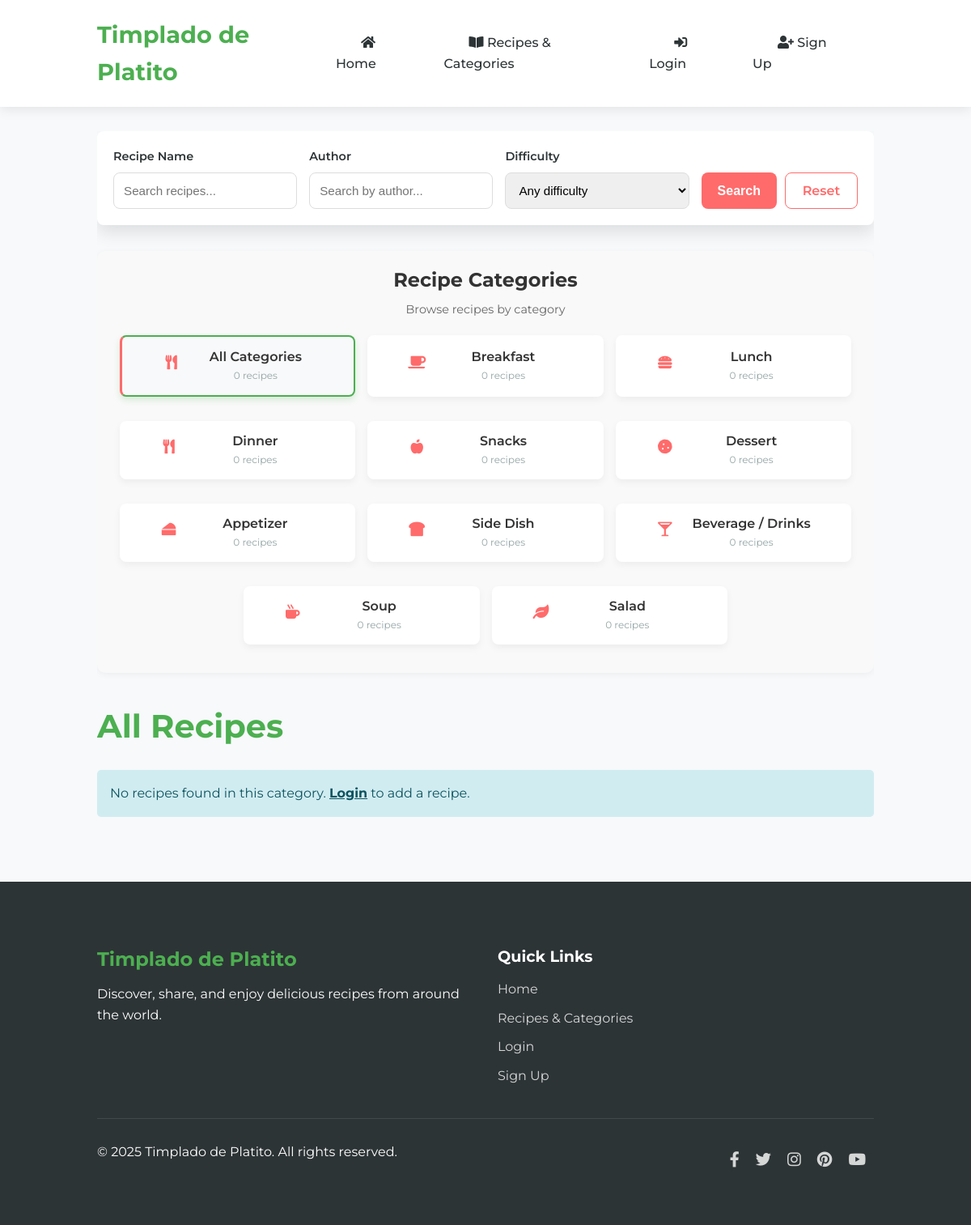
Screenshot of /pages/recipes-categories.php with the database file from the repository.
### tables this page shows
CREATE TABLE IF NOT EXISTS `categories` (
  `id` int(11) NOT NULL AUTO_INCREMENT,
  `name` varchar(255) NOT NULL,
  `created_at` timestamp NOT NULL DEFAULT CURRENT_TIMESTAMP,
  PRIMARY KEY (`id`),
  UNIQUE KEY `name` (`name`)
);

### classes/Category.php (called while the page is built, shortened)
<?php
class Category {
    private $db;
    public function __construct($database) {
        $this->db = $database;
    }
    public function getCategories() {
        $stmt = $this->db->query("SELECT * FROM categories");
        return $stmt->fetchAll(PDO::FETCH_ASSOC);
    }
    public function getAllCategories() {
        return $this->getCategories();
    }
}

### pages/recipes-categories.php (the view, shortened to what this page needs)
<?php
include '../includes/header.php';
include '../classes/Category.php';
$database = new Database();
$db = $database->getConnection();
$categoryObj = new Category($db);
$categories = $categoryObj->getAllCategories();
$selectedCategoryId = isset($_GET['category']) ? intval($_GET['category']) : null;
$searchTitle = isset($_GET['title']) ? trim($_GET['title']) : '';
$searchAuthor = isset($_GET['author']) ? trim($_GET['author']) : '';
$query = "SELECT r.*, u.username as author, c.name as category_name
          FROM recipes r
          LEFT JOIN users u ON r.user_id = u.id
          LEFT JOIN categories c ON r.category_id = c.id";
$query .= " ORDER BY r.created_at DESC";
$recipesPerPage = 8;
$currentPage = isset($_GET['page']) ? (int)$_GET['page'] : 1;
$offset = ($currentPage - 1) * $recipesPerPage;
$query .= " LIMIT $recipesPerPage OFFSET $offset";
$stmt = $db->prepare($query);
$stmt->execute();
$recipes = $stmt->fetchAll(PDO::FETCH_ASSOC);
function getCategoryIcon($categoryName) {
    $icons = [
        'Breakfast' => 'fa-coffee',
        'Lunch' => 'fa-hamburger',
        'Dinner' => 'fa-utensils',
        'Snacks' => 'fa-apple-alt',
        'Dessert' => 'fa-cookie',
        'Appetizer' => 'fa-cheese',
        'Side Dish' => 'fa-bread-slice',
        'Beverage / Drinks' => 'fa-glass-martini-alt',
        'Soup' => 'fa-mug-hot',
        'Salad' => 'fa-leaf'
    ];
    return isset($icons[$categoryName]) ? $icons[$categoryName] : 'fa-utensils';
}
function getRecipeCount($db, $categoryId) {
    $stmt = $db->prepare("SELECT COUNT(*) as count FROM recipes WHERE category_id = :category_id");
    $stmt->execute(['category_id' => $categoryId]);
    $result = $stmt->fetch(PDO::FETCH_ASSOC);
    return $result['count'] ?? 0;
}
function getTotalRecipeCount($db) {
    $stmt = $db->prepare("SELECT COUNT(*) as count FROM recipes");
    $stmt->execute();
    $result = $stmt->fetch(PDO::FETCH_ASSOC);
    return $result['count'] ?? 0;
}
?>
<div class="container">
    <div class="search-container">
        <form action="<?php echo $rootPath; ?>pages/recipes-categories.php" method="GET" class="search-form">
            <div class="search-row">
                <div class="search-field">
                    <label for="title">Recipe Name</label>
                    <input type="text" id="title" name="title" placeholder="Search recipes..." value="<?php echo htmlspecialchars($searchTitle ?? ''); ?>">
                </div>
                <div class="search-field">
                    <label for="author">Author</label>
                    <input type="text" id="author" name="author" placeholder="Search by author..." value="<?php echo htmlspecialchars($searchAuthor ?? ''); ?>">
                </div>
                <div class="search-field">
                    <label for="difficulty">Difficulty</label>
                    <select id="difficulty" name="difficulty">
                        <option value="">Any difficulty</option>
                    </select>
                </div>
                <div class="search-buttons">
                    <button type="submit" class="btn search-btn">Search</button>
                    <a href="<?php echo $rootPath; ?>pages/recipes-categories.php<?php echo $selectedCategoryId ? '?category=' . $selectedCategoryId : ''; ?>" class="btn reset-btn">Reset</a>
                </div>
            </div>
        </form>
    </div>
    <div class="categories-container">
        <div class="category-section full-width">
            <div class="section-header">
                <h2 class="section-title">Recipe Categories</h2>
                <p class="subtitle">Browse recipes by category</p>
            </div>
            <?php if ($categories): ?>                <div class="categories-grid">
                    <div class="category-card <?php echo $selectedCategoryId ? '' : 'active'; ?>">
                        <a href="<?php echo $rootPath; ?>pages/recipes-categories.php">
                            <div class="category-icon">
                                <i class="fas fa-utensils"></i>
                            </div>
                            <div class="category-text">
                                <h3>All Categories</h3>
                                <span class="recipe-count"><?php echo getTotalRecipeCount($db); ?> recipes</span>
                            </div>
                        </a>
                    </div>
                    <?php foreach ($categories as $cat): ?>
                        <div class="category-card <?php echo ($selectedCategoryId == $cat['id']) ? 'active' : ''; ?>">
                            <a href="<?php echo $rootPath; ?>pages/recipes-categories.php?category=<?php echo $cat['id']; ?>">
                                <div class="category-icon">
                                    <i class="fas <?php echo getCategoryIcon($cat['name']); ?>"></i>
                                </div>
                                <div class="category-text">
                                    <h3><?php echo htmlspecialchars($cat['name']); ?></h3>
                                    <span class="recipe-count"><?php echo getRecipeCount($db, $cat['id']); ?> recipes</span>
                                </div>
                            </a>
                        </div>
                    <?php endforeach; ?>
                </div>
            <?php endif; ?>
        </div>
    </div>
    <div class="section mt-4">
        <div class="recipes-header">
            <h2 class="page-title">
                <?php if ($selectedCategoryId): ?>
                    <?php
                    $categoryName = '';
                    foreach ($categories as $cat) {
                        if ($cat['id'] == $selectedCategoryId) {
                            $categoryName = $cat['name'];
                            break;
                        }
                    }
                    echo htmlspecialchars($categoryName) . ' Recipes';
                    ?>
                <?php else: ?>
                    All Recipes
                <?php endif; ?>            </h2>
        </div>
        <?php if (empty($recipes)): ?>
            <div class="alert alert-info">
                No recipes found in this category.
                <?php if (isset($_SESSION['user_id'])): ?>
                    <a href="<?php echo $rootPath; ?>pages/add-recipe.php">Be the first to add one!</a>
                <?php else: ?>
                    <a href="<?php echo $rootPath; ?>pages/login.php">Login</a> to add a recipe.
                <?php endif; ?>
            </div>
        <?php endif; ?>
    </div>
</div>
<?php include '../includes/footer.php'; ?>

### rows the page displays
categories: name "Breakfast", id "0"
categories: name "Lunch", id "0"
categories: name "Dinner", id "0"
categories: name "Snacks", id "0"
categories: name "Dessert", id "0"
categories: name "Appetizer", id "0"
categories: name "Side Dish", id "0"
categories: name "Beverage / Drinks", id "0"
categories: name "Soup", id "0"
categories: name "Salad", id "0"

### other values shown
getTotalRecipeCount($db) "0"
